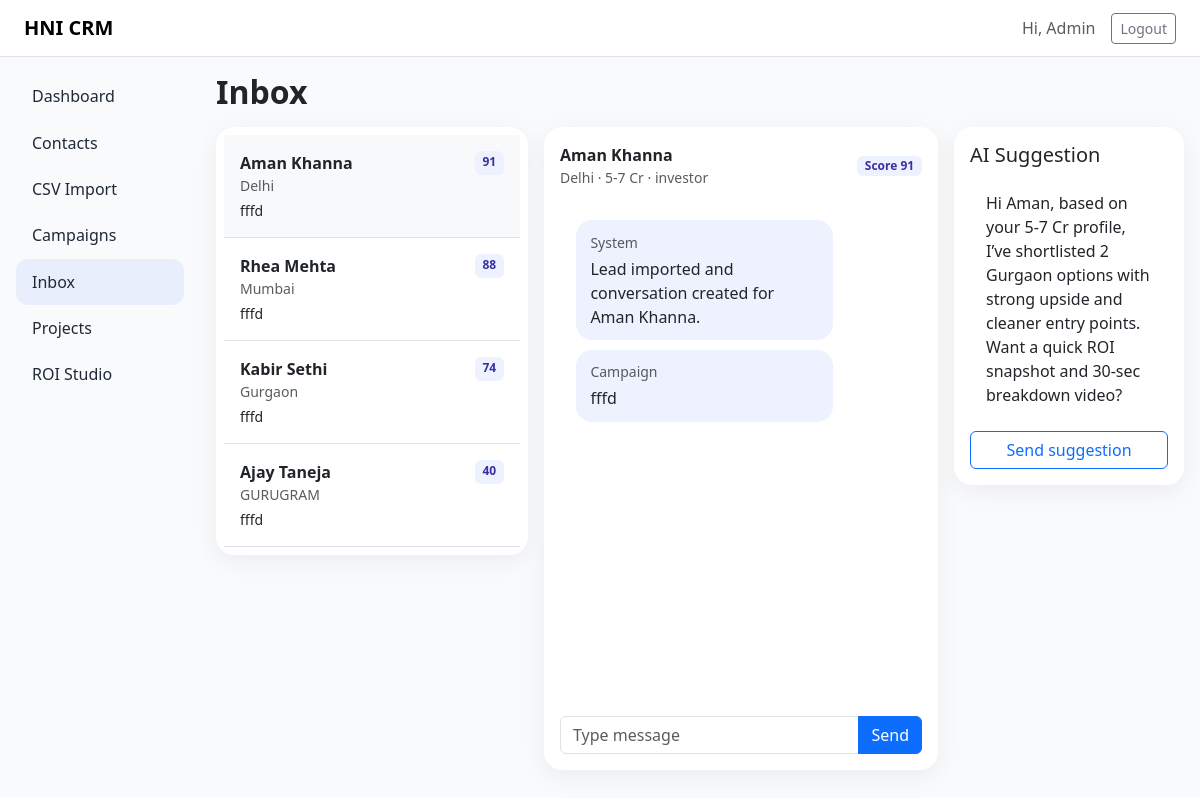
The page /inbox?conversation_id=1 (signed in) on the database its author committed.
### tables this page shows
CREATE TABLE conversations (
        id INTEGER PRIMARY KEY AUTOINCREMENT,
        contact_id INTEGER,
        last_message TEXT,
        updated_at TEXT,
        FOREIGN KEY(contact_id) REFERENCES contacts(id)
    );

CREATE TABLE contacts (
        id INTEGER PRIMARY KEY AUTOINCREMENT,
        name TEXT NOT NULL,
        phone TEXT NOT NULL,
        city TEXT,
        email TEXT,
        source TEXT,
        budget_band TEXT,
        buyer_type TEXT,
        preferred_asset TEXT,
        consent_status TEXT DEFAULT 'opted_in',
        hni_score INTEGER DEFAULT 0,
        status TEXT DEFAULT 'new',
        tags TEXT DEFAULT '',
        notes TEXT DEFAULT '',
        created_at TEXT
    );

CREATE TABLE messages (
        id INTEGER PRIMARY KEY AUTOINCREMENT,
        conversation_id INTEGER,
        sender TEXT,
        message_text TEXT,
        created_at TEXT,
        FOREIGN KEY(conversation_id) REFERENCES conversations(id)
    );

### app.py (the view)
@app.route("/inbox")
def inbox():
    if not require_login():
        return redirect(url_for("login"))
    conn = get_db()
    c = conn.cursor()
    c.execute(
        """SELECT conversations.*, contacts.name AS contact_name, contacts.city, contacts.hni_score
           FROM conversations
           JOIN contacts ON contacts.id = conversations.contact_id
           ORDER BY conversations.updated_at DESC"""
    )
    conversations = c.fetchall()
    selected_id = request.args.get("conversation_id")
    selected = None
    messages = []
    ai_suggestion = ""
    if selected_id:
        c.execute(
            """SELECT conversations.*, contacts.name AS contact_name, contacts.city, contacts.budget_band,
                      contacts.buyer_type, contacts.hni_score, contacts.tags
               FROM conversations
               JOIN contacts ON contacts.id = conversations.contact_id
               WHERE conversations.id=?""",
            (selected_id,)
        )
        selected = c.fetchone()
        c.execute("SELECT * FROM messages WHERE conversation_id=? ORDER BY id ASC", (selected_id,))
        messages = c.fetchall()
        if selected:
            ai_suggestion = (
                f"Hi {selected['contact_name'].split()[0]}, based on your {selected['budget_band']} profile, "
                f"I’ve shortlisted 2 Gurgaon options with strong upside and cleaner entry points. "
                f"Want a quick ROI snapshot and 30-sec breakdown video?"
            )
    elif conversations:
        first_id = conversations[0]["id"]
        conn.close()
        return redirect(url_for("inbox", conversation_id=first_id))
    conn.close()
    return render_template("inbox.html", conversations=conversations, selected=selected, messages=messages, ai_suggestion=ai_suggestion)

### app.py (called while the page is built)
def get_db():
    conn = sqlite3.connect(DB_PATH)
    conn.row_factory = sqlite3.Row
    return conn

def require_login():
    return "user_id" in session

### templates/inbox.html (shortened to what this page needs)
{% extends "base.html" %}
{% block content %}
<h2 class="fw-bold mb-3">Inbox</h2>
<div class="row g-3">
  <div class="col-lg-4">
    <div class="card card-soft p-2">
      {% for c in conversations %}
        <a class="text-decoration-none text-dark" href="{{ url_for('inbox', conversation_id=c.id) }}">
          <div class="p-3 border-bottom {% if selected and selected.id == c.id %}bg-light{% endif %}">
            <div class="d-flex justify-content-between">
              <div class="fw-semibold">{{ c.contact_name }}</div>
              <span class="badge badge-soft">{{ c.hni_score }}</span>
            </div>
            <div class="small text-muted">{{ c.city }}</div>
            <div class="small mt-1">{{ c.last_message }}</div>
          </div>
        </a>
      {% endfor %}
    </div>
  </div>
  <div class="col-lg-5">
    <div class="card card-soft p-3">
      {% if selected %}
        <div class="d-flex justify-content-between align-items-center mb-3">
          <div>
            <div class="fw-bold">{{ selected.contact_name }}</div>
            <div class="small text-muted">{{ selected.city }} · {{ selected.budget_band }} · {{ selected.buyer_type }}</div>
          </div>
          <span class="badge badge-soft">Score {{ selected.hni_score }}</span>
        </div>
        <div class="inbox-thread mb-3">
          {% for m in messages %}
            <div class="msg {{ m.sender }}">
              <div class="small text-muted text-capitalize mb-1">{{ m.sender }}</div>
              <div>{{ m.message_text }}</div>
            </div>
          {% endfor %}
        </div>
        <form method="post" action="{{ url_for('send_message', conversation_id=selected.id) }}">
          <div class="input-group">
            <input name="message_text" class="form-control" placeholder="Type message">
            <button class="btn btn-primary">Send</button>
          </div>
        </form>
      {% endif %}
    </div>
  </div>
  <div class="col-lg-3">
    <div class="card card-soft p-3">
      <h5>AI Suggestion</h5>
      {% if ai_suggestion %}
      <div class="bg-white p-3 rounded-4">{{ ai_suggestion }}</div>
      <form method="post" action="{{ url_for('send_message', conversation_id=selected.id) }}" class="mt-2">
        <button class="btn btn-outline-primary w-100">Send suggestion</button>
      </form>
      {% else %}
      <p class="text-muted">Open a thread to see suggestion.</p>
      {% endif %}
    </div>
  </div>
</div>
{% endblock %}

### templates/base.html (style rules this page uses)
body { background:#f8fafc; }
.card-soft { border:none; border-radius:18px; box-shadow:0 6px 24px rgba(15,23,42,.06); }
.badge-soft { background:#eef2ff; color:#3730a3; }
.inbox-thread { height: 62vh; overflow-y:auto; background:white; border-radius:18px; padding:1rem; }
.msg { padding:.7rem .9rem; border-radius:16px; margin-bottom:.65rem; max-width:78%; }
.msg.system, .msg.campaign { background:#eef2ff; }

### rows shown on the page
conversations: contact_name "Aman Khanna", hni_score "91", city "Delhi", last_message "fffd"
conversations: contact_name "Rhea Mehta", hni_score "88", city "Mumbai", last_message "fffd"
conversations: contact_name "Kabir Sethi", hni_score "74", city "Gurgaon", last_message "fffd"
conversations: contact_name "Ajay Taneja", hni_score "40", city "GURUGRAM", last_message "fffd"
contacts: contact_name "Aman Khanna", city "Delhi", budget_band "5-7 Cr", buyer_type "investor", hni_score "91"
messages: sender "System", message_text "Lead imported and conversation created for Aman Khanna."
messages: sender "Campaign", message_text "fffd"

### other values the page prints
{{ session.get("user_name","Admin") }} "Admin"
{{ ai_suggestion }} "Hi Aman, based on your 5-7 Cr profile, I’ve shortlisted 2 Gurgaon options with strong upside and cleaner entry points. Want a quick ROI snapshot and 30-sec breakdown video?"
